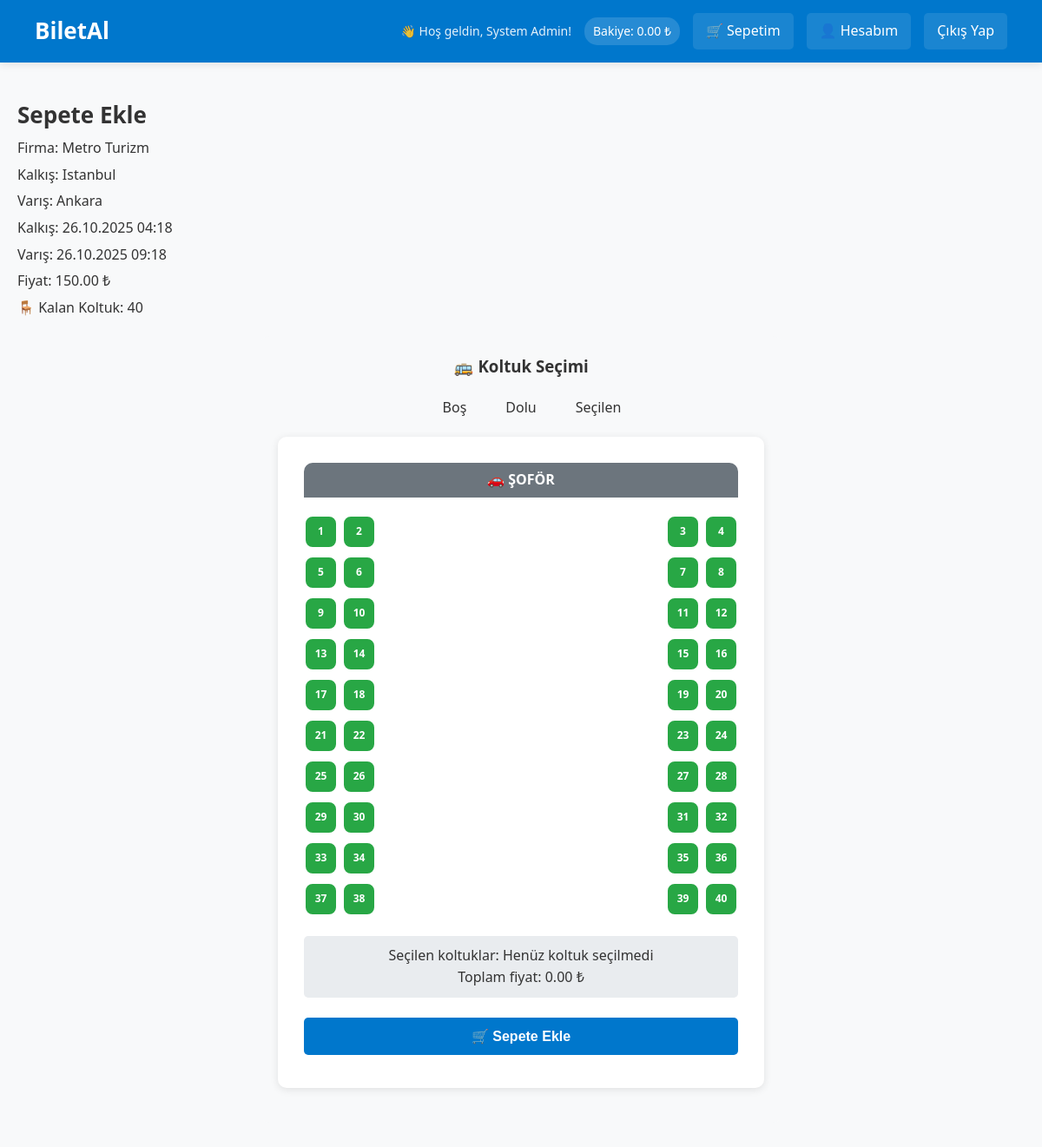
Page /trip.php?id=1 (signed in) on the committed database.
### tables this page shows
CREATE TABLE users (
    id INTEGER PRIMARY KEY AUTOINCREMENT,
    full_name TEXT NOT NULL,
    email TEXT UNIQUE NOT NULL,
    password TEXT NOT NULL,
    phone TEXT,
    balance REAL DEFAULT 0,
    role TEXT CHECK(role IN ('user','company','admin')) DEFAULT 'user',
    created_at TIMESTAMP DEFAULT CURRENT_TIMESTAMP
, company_id);

CREATE TABLE companies (
    id INTEGER PRIMARY KEY AUTOINCREMENT,
    name TEXT NOT NULL,
    address TEXT,
    phone TEXT,
    created_at TIMESTAMP DEFAULT CURRENT_TIMESTAMP
);

CREATE TABLE trips (
    id INTEGER PRIMARY KEY AUTOINCREMENT,
    company_id INTEGER NOT NULL,
    departure_city TEXT NOT NULL,
    arrival_city TEXT NOT NULL,
    departure_time DATETIME NOT NULL,
    arrival_time DATETIME NOT NULL,
    price REAL NOT NULL,
    capacity INTEGER NOT NULL,
    created_at TIMESTAMP DEFAULT CURRENT_TIMESTAMP, status TEXT DEFAULT 'active' CHECK(status IN ('active','cancelled')), available_seats INTEGER DEFAULT 0,
    FOREIGN KEY (company_id) REFERENCES companies(id)
);

### trip.php (the view, shortened to what this page needs)
<?php
require 'config.php';
$trip_id = $_GET['id'] ?? null;
$stmt = $db->prepare("SELECT trips.*, companies.name AS company_name
                      FROM trips
                      JOIN companies
                      WHERE trips.id = :trip_id");
$stmt->execute([':trip_id' => $trip_id]);
$trip = $stmt->fetch(PDO::FETCH_ASSOC);
$stmt = $db->prepare("SELECT balance, full_name, email FROM users WHERE id = :user_id");
$stmt->execute([':user_id' => $_SESSION['user_id']]);
$user = $stmt->fetch(PDO::FETCH_ASSOC);
$stmt = $db->prepare("SELECT seat_number FROM tickets WHERE trip_id = :trip_id AND status = 'active'");
$stmt->execute([':trip_id' => $trip_id]);
$occupied_seats = $stmt->fetchAll(PDO::FETCH_COLUMN);
$available_seats = (int)$trip['capacity'] - count($occupied_seats);
?>
<!DOCTYPE html>
<html lang="tr">
<head>
<link rel="stylesheet" href="style.css">
</head>
<body>
<header>
    <h1><a href="index.php"> BiletAl</a></h1>
    <div class="nav-buttons">
        <span class="user-welcome">👋 Hoş geldin, <?= htmlspecialchars($user['full_name'] ?? $user['email']) ?>!</span>
        <span class="balance"> Bakiye: <?= number_format($user['balance'],2) ?> ₺</span>
        <a href="cart.php">🛒 Sepetim</a>
        <a href="account.php">👤 Hesabım</a>
        <a href="logout.php">Çıkış Yap</a>
    </div>
</header>
<div class="container">
<h1>Sepete Ekle</h1>
<div class="info">
    <p> Firma: <?= htmlspecialchars($trip['company_name']) ?></p>
    <p> Kalkış: <?= htmlspecialchars($trip['departure_city']) ?></p>
    <p> Varış: <?= htmlspecialchars($trip['arrival_city']) ?></p>
    <p> Kalkış: <?= date("d.m.Y H:i", strtotime($trip['departure_time'])) ?></p>
    <p> Varış: <?= date("d.m.Y H:i", strtotime($trip['arrival_time'])) ?></p>
    <p> Fiyat: <?= number_format($trip['price'],2) ?> ₺</p>
    <p>🪑 Kalan Koltuk: <?= $available_seats ?></p>
</div>
<?php if ($available_seats > 0): ?>
<div class="bus-container">
    <h3 style="text-align: center; margin-bottom: 20px;">🚌 Koltuk Seçimi</h3>
    <div class="seat-legend">
        <div class="legend-item">
            <div class="legend-seat available"></div>
            <span>Boş</span>
        </div>
        <div class="legend-item">
            <div class="legend-seat occupied"></div>
            <span>Dolu</span>
        </div>
        <div class="legend-item">
            <div class="legend-seat selected"></div>
            <span>Seçilen</span>
        </div>
    </div>
    <form method="POST" id="seatForm">
        <div class="bus-layout">
            <div class="driver-area">🚗 ŞOFÖR</div>
            <?php
            $capacity = $trip['capacity'];
            $seats_per_row = 4;
            $total_rows = ceil($capacity / $seats_per_row);
            for ($row = 1; $row <= $total_rows; $row++):
                $seats_in_this_row = min($seats_per_row, $capacity - (($row - 1) * $seats_per_row));
            ?>
                <div class="bus-row">
                    <div class="seat-pair">
                        <?php
                        for ($i = 1; $i <= min(2, $seats_in_this_row); $i++) {
                            $seat_number = ($row - 1) * $seats_per_row + $i;
                            $is_occupied = in_array($seat_number, $occupied_seats);
                            ?>
                            <div class="seat <?= $is_occupied ? 'occupied' : 'available' ?>"
                                 data-seat="<?= $seat_number ?>"
                                 <?= $is_occupied ? '' : 'onclick="toggleSeat(this)"' ?>><?= $seat_number ?></div>
                            <?php
                        }
                        ?>
                    </div>
                    <div class="aisle"></div>
                    <div class="seat-pair">
                        <?php
                        for ($i = 3; $i <= min(4, $seats_in_this_row); $i++) {
                            $seat_number = ($row - 1) * $seats_per_row + $i;
                            $is_occupied = in_array($seat_number, $occupied_seats);
                            ?>
                            <div class="seat <?= $is_occupied ? 'occupied' : 'available' ?>"
                                 data-seat="<?= $seat_number ?>"
                                 <?= $is_occupied ? '' : 'onclick="toggleSeat(this)"' ?>><?= $seat_number ?></div>
                            <?php
                        }
                        ?>
                    </div>
                </div>
            <?php endfor; ?>
        </div>
        <div class="selected-info">
            <div id="selectedSeats">Seçilen koltuklar: <span id="seatNumbers">Henüz koltuk seçilmedi</span></div>
            <div id="totalPrice">Toplam fiyat: <span id="priceAmount">0.00</span> ₺</div>
        </div>
        <div style="text-align: center;">
            <button type="submit" id="addToCartBtn" disabled>🛒 Sepete Ekle</button>
        </div>
    </form>
</div>
<?php else: ?>
<p>Tüm koltuklar dolu.</p>
<?php endif; ?>
</div>
</body>
</html>

### style.css (style rules this page uses)
* { margin: 0; padding: 0; box-sizing: border-box; }
body { font-family: 'Segoe UI', Tahoma, Geneva, Verdana, sans-serif; background-color: #f8f9fa; line-height: 1.6; color: #333; }
header { background: linear-gradient(135deg, #0077cc, #005fa3); padding: 15px 40px; display: flex; justify-content: space-between; align-items: center; color: white; box-shadow: 0 2px 10px rgba(0,0,0,0.1); }
header h1 { margin: 0; font-size: 26px; }
header h1 a { color: inherit; text-decoration: none; transition: opacity 0.3s; }
.nav-buttons { display: flex; align-items: center; gap: 15px; }
.nav-buttons a { color: white; text-decoration: none; padding: 8px 15px; border-radius: 5px; background: rgba(255,255,255,0.1); transition: background 0.3s; }
.user-welcome { font-size: 14px; opacity: 0.9; }
.balance { background: rgba(255,255,255,0.15); padding: 5px 10px; border-radius: 15px; font-size: 14px; }
.container { max-width: 1200px; margin: 20px auto; padding: 20px; }
form { background: white; padding: 30px; border-radius: 10px; box-shadow: 0 2px 10px rgba(0,0,0,0.1); margin-bottom: 20px; }
form input, form select, form textarea, form button { width: 100%; padding: 12px; margin: 8px 0; border: 2px solid #ddd; border-radius: 5px; font-size: 16px; }
form button { background: #0077cc; color: white; border: none; cursor: pointer; font-weight: bold; transition: background 0.3s; }
.seat { width: 40px; height: 40px; margin: 2px; border: 2px solid #ddd; border-radius: 5px; display: inline-block; text-align: center; line-height: 36px; cursor: pointer; transition: all 0.3s; }
.seat.available { background: #28a745; color: white; }

### trip.php (style rules this page uses)
.info p { margin: 5px 0; }
button { padding: 10px 20px; border: none; background: #28a745; color: #fff; border-radius: 5px; cursor: pointer; }
header { background: #0077cc; padding: 15px 40px; display: flex; justify-content: space-between; align-items: center; color: #fff; }
h1 { margin: 0; font-size: 26px; }
h1 a { color: inherit; text-decoration: none; }
.bus-container { max-width: 600px; margin: 20px auto; padding: 20px; background: #f8f9fa; border-radius: 10px; }
.bus-layout { display: flex; flex-direction: column; align-items: center; }
.driver-area { width: 100%; height: 40px; background: #6c757d; border-radius: 10px 10px 0 0; display: flex; align-items: center; justify-content: center; color: white; font-weight: bold; margin-bottom: 20px; }
.bus-row { display: flex; justify-content: space-between; width: 100%; margin-bottom: 8px; }
.seat-pair { display: flex; gap: 5px; }
.aisle { width: 60px; }
.seat { width: 35px; height: 35px; border: 2px solid #ddd; border-radius: 8px; display: flex; align-items: center; justify-content: center; font-size: 12px; font-weight: bold; cursor: pointer; transition: all 0.3s; }
.seat.available { background: #28a745; color: white; border-color: #28a745; }
.seat-legend { display: flex; gap: 20px; justify-content: center; margin: 20px 0; }
.legend-item { display: flex; align-items: center; gap: 5px; }
.legend-seat { width: 20px; height: 20px; border-radius: 4px; }
.selected-info { text-align: center; margin: 15px 0; padding: 10px; background: #e9ecef; border-radius: 5px; }

### rows in the picture
users: full_name "System Admin", balance "0.00"
companies: name "Metro Turizm"
trips: departure_city "Istanbul", arrival_city "Ankara", departure_time "26.10.2025 04:18", arrival_time "26.10.2025 09:18", price "150.00", capacity "40", capacity "1", capacity "2", capacity "3", capacity "4", capacity "5", capacity "6", capacity "7", capacity "8", capacity "9", capacity "10", capacity "11", capacity "12", capacity "13", capacity "14", capacity "15", capacity "16", capacity "17", capacity "18", capacity "19", capacity "20", capacity "21", capacity "22", capacity "23", capacity "24", capacity "25", capacity "26", capacity "27", capacity "28", capacity "29", capacity "30", capacity "31", capacity "32", capacity "33", capacity "34", capacity "35", capacity "36", capacity "37", capacity "38", capacity "39"
